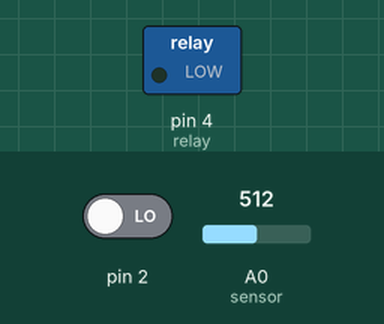
The sketch below on a simulated Arduino Uno, built with avr-gcc and run on an emulated ATmega328P. Parts: switched loads named in the sketch (green lamp = pin HIGH). The inputs (shaded band) are chosen by the test bench; at power-on: pin 2 LOW, A0 (sensor) = 512. The local clock reads 2024-03-15 10:24:30 at power-on unless the sketch sets it; what the sketch prints to the serial monitor is not drawn.

Above: at 0.1 s.
At 0.6 s:
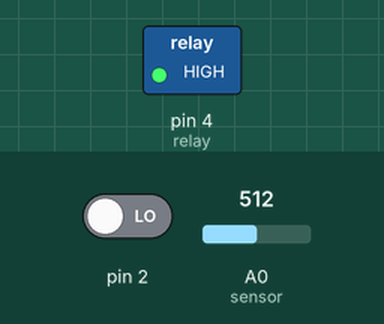
Timing chart, 0 to 2.1 s (numbered marks = the images above):
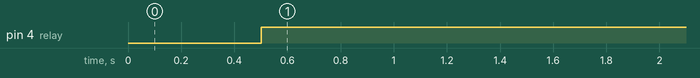

Measured:
- by itself, pin 4 (relay): LOW → HIGH at 0.50 s

The sketch:

Soil-moisture-sensor.ino
```cpp
#include<avr/sleep.h>
#include <avr/interrupt.h>
#include<avr/wdt.h>
#include<DS1307RTC.h>
#include<time.h>
extern const int sensor = A0;
extern const int relay = 4;
extern const int SDA  = A4;
extern const int SCL = A5;

int getdata();
void detection();
void time();
void sleep();
void wakeup();

void setup() {
  Serial.begin(9600);
  analogReference(DEFAULT);
  pinMode(sensor,INPUT);
  pinMode(relay,OUTPUT);
  set_sleep_mode(SLEEP_MODE_PWR_DOWN);
  attachInterrupt(0,wakeup,RISING);
  // put your setup code here, to run once:

}

void loop() {
  detection();
  time();
 if(millis() >= 3600000){
   sleep();
 }
  // put your main code here, to run repeatedly:

}

int getdata(){
  int analogdata = analogRead(sensor);
  Serial.print("土壤湿度：");
  Serial.print(analogdata);
  Serial.println(" ");
  delay(500);
  return analogdata;
}
void detection(){
  int detectdata = getdata();
if(detectdata <= 50){ //50为最低阈值
    digitalWrite(relay,LOW);
    delay(200); //暂未定，以毫秒为延时单位
  }
  else{
    digitalWrite(relay,HIGH);
  }
}
void sleep(){
  sleep_bod_disable();
  sleep_enable();
  sleep_cpu();
}
void time(){
tmElements_t tm;
if(RTC.read(tm)){
  Serial.print(tmYearToCalendar(tm.Year));
  Serial.print("/");
  Serial.print(tm.Month);
  Serial.print("/");
  Serial.print(tm.Day);
  Serial.println(" ");
  Serial.print(tm.Hour);
  Serial.print(":");
  Serial.print(tm.Minute);
  Serial.print(":");
  Serial.print(tm.Second);
  Serial.println(" ");
}
else{
  Serial.print("error, please check your crucuit");
}
}

void wakeup(){
    sleep_disable();
}
```
